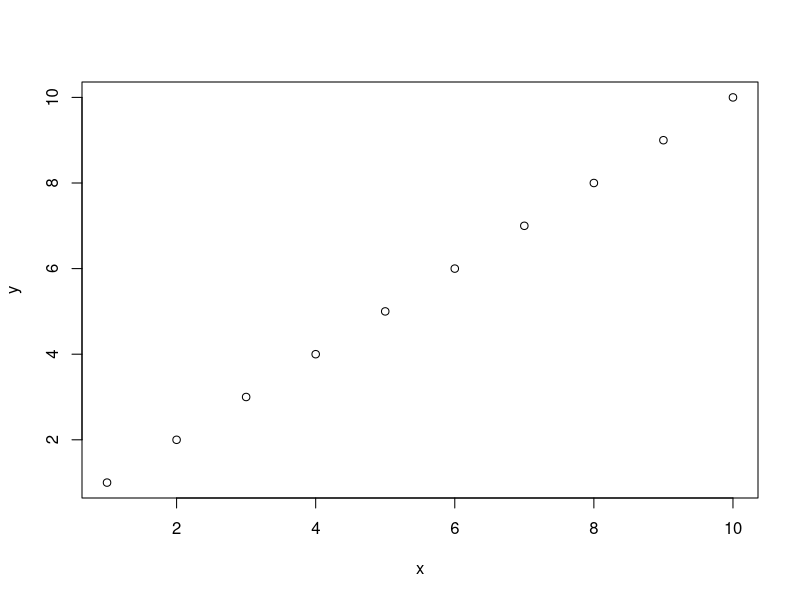
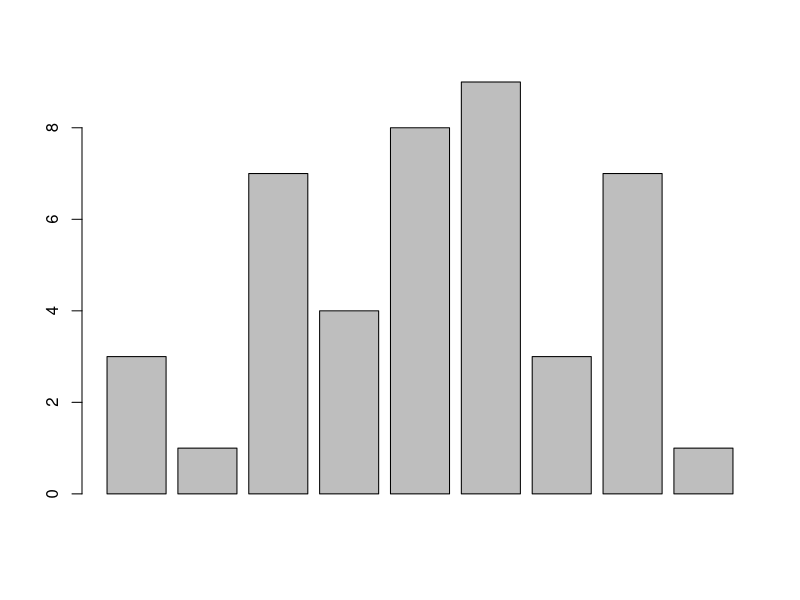
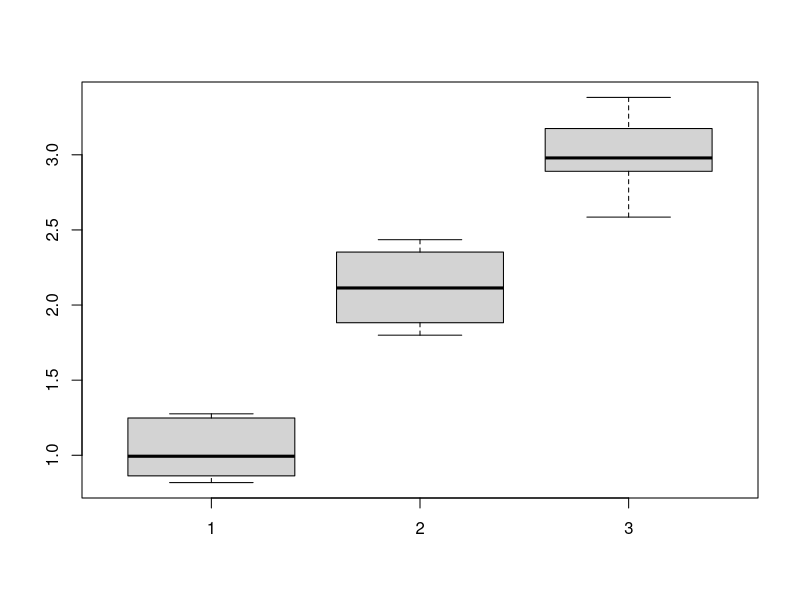
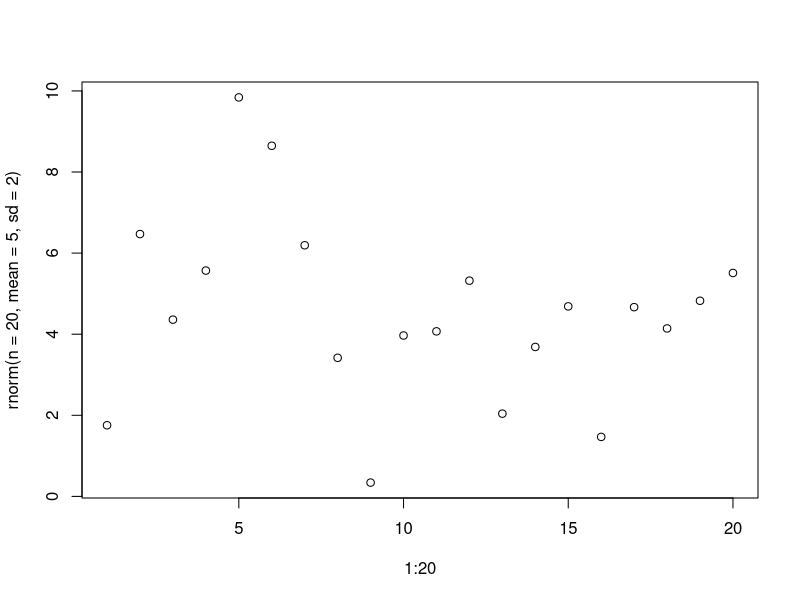
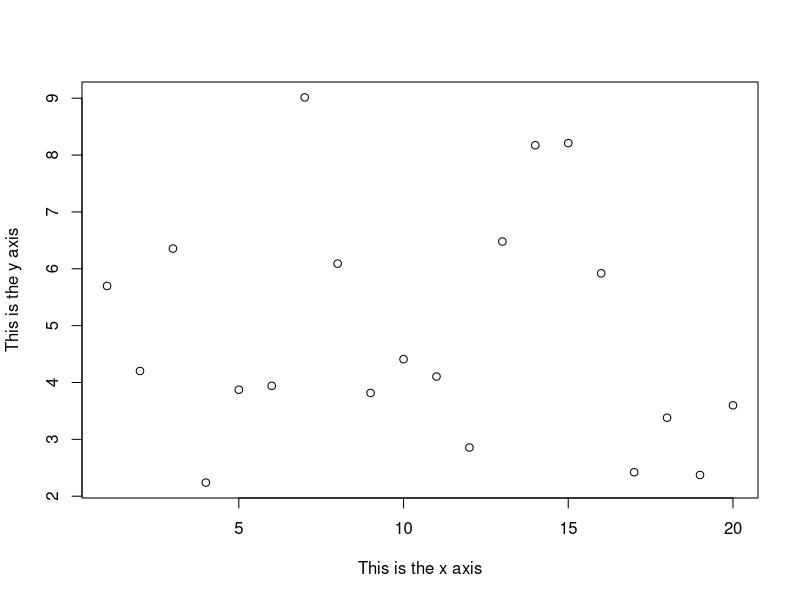
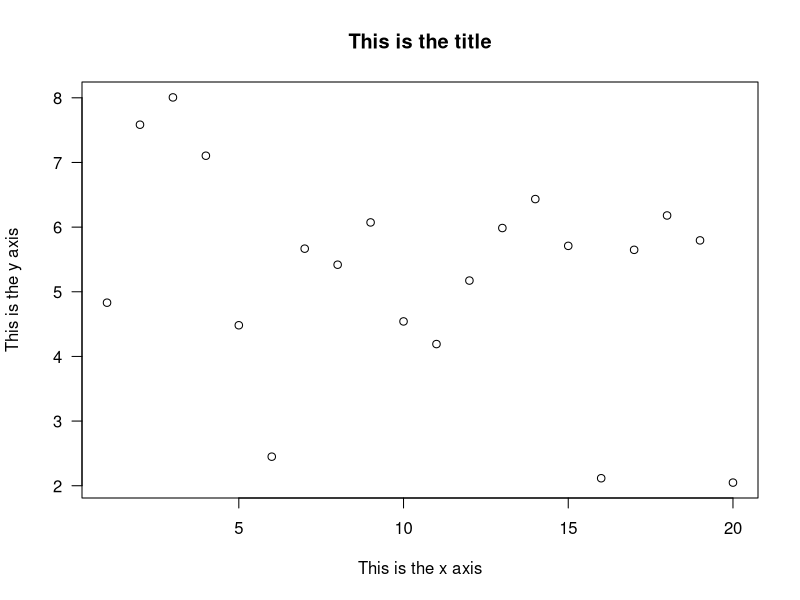
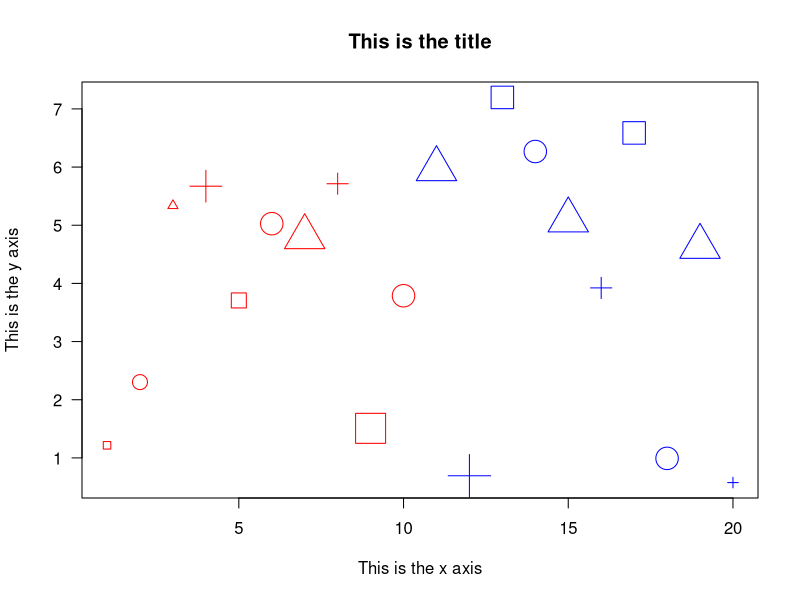
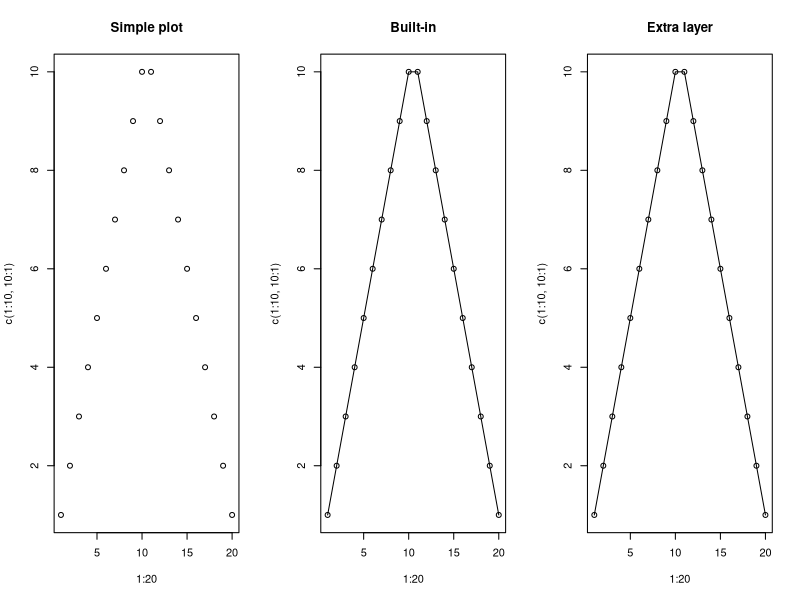

R code for these plots, in order:
## ---- chunk 1
knitr::opts_chunk$set(echo = TRUE)
## ---- chunk 2
x <- 1:10
y <- 1:10
plot(x, y)
## ---- chunk 3
y <- c(3,1,7,4,8,9,3,7,1)
barplot(y)
## ---- chunk 4
nums <- rep(1:3, each=10)+rnorm(30, mean = 0, sd = 0.2)
print(nums)
mat <- matrix(nums, ncol = 3, byrow = F)
print(mat)
boxplot(mat)
## ---- chunk 5
plot(x = 1:20, y=rnorm(n = 20, mean = 5, sd = 2))
## ---- chunk 6
plot(x = 1:20, y=rnorm(n = 20, mean = 5, sd = 2),
     xlab = "This is the x axis", ylab = "This is the y axis")
## ---- chunk 7
plot(x = 1:20, y=rnorm(n = 20, mean = 5, sd = 2),
     xlab = "This is the x axis", ylab = "This is the y axis",
     main = "This is the title", las=1) #las can be 1, 2, 3, or 4 - experiment!
## ---- chunk 8
pointcolors <- rep(c("red", "blue"), each=10)
pointcolors
pointshapes <- rep(0:3, length.out=20)
pointshapes
pointsizes <- sample(c(1:4), 20, replace = T)
pointsizes

plot(x = 1:20, y=rnorm(n = 20, mean = 5, sd = 2),
     xlab = "This is the x axis", ylab = "This is the y axis",
     main = "This is the title", las=1, #las can be 1, 2, 3, or 4 - experiment!
     col = pointcolors, pch=pointshapes, cex = pointsizes)
## ---- chunk 9
par(mfrow=c(1,3)) #Lets us display 3 graphs at the same time

plot(1:20, c(1:10, 10:1), main = "Simple plot")
plot(1:20, c(1:10, 10:1), main = "Built-in",
     type = "o") #type = "overlay" lines and points
plot(1:20, c(1:10, 10:1), main = "Extra layer")
lines(1:20, c(1:10, 10:1))

par(mfrow=c(1,1))
## ---- chunk 10
par(mfrow=c(1,2))

plot(x = 1:10, y = 1:10)

plot(x = 1:10, y = 1:10)
points(x = 1, y = 10) #Add a point at 1, 10
lines(c(10, 10)) #Draw a line from 1,10 to 2,10

par(mfrow=c(1,1))
## ---- chunk 11
par(mar=c(3,3,3,3))
num=0 ; num1=0
plot(0,0 , xlim=c(0,21) , ylim=c(0.5,6.5), col="white" , yaxt="n" , ylab="" , xlab="")
 
#fill the graph
for (i in seq(1,20)){
  points(i,1 , pch=i , cex=3)
  points(i,2 , col=i , pch=16 , cex=3)
  points(i,3 , col="black" , pch=16 , cex=i*0.25)
  
  #lty
  if(i %in% c(seq(1,18,3))){
        num=num+1
    points(c(i,i+2), c(4,4) , col="black" , lty=num , type="l" , lwd=2)
        text(i+1.1 , 4.15 , num)
        }
  
  #type and lwd 
  if(i %in% c(seq(1,20,5))){
    num1=num1+1
    points(c(i,i+1,i+2,i+3), c(5,5,5,5) , col="black"  , type=c("p","l","b","o")[num1] , lwd=2)
    text(i+1.1 , 5.2 , c("p","l","b","o")[num1] )
    points(c(i,i+1,i+2,i+3), c(6,6,6,6) , col="black"  , type="l",  lwd=num1)
    text(i+1.1 , 6.2 , num1 )
 
    }
  }
 
#add axis
axis(2, at = c(1,2,3,4,5,6), labels = c("pch" , "col" , "cex" , "lty", "type" , "lwd" ), 
     tick = TRUE, col = "black", las = 1, cex.axis = 0.8)
## ---- chunk 12
par(mfrow=c(2,3))

plot(1:10)
plot(1:10, axes = F, main = "No axes")
plot(1:10, xaxt="n", main = "No x axis") 
plot(1:10, main = "Standard, but created \nvia separate layer")
axis(side = 1, at = 1:10, labels = 1:10, tick = T, line = 0)

plot(1:10, main = "Colors and shapes", axes = F)
axis(side = 1, font = 2, col = "blue", cex.axis=4)
axis(side = 2, font = 3, col = "red")

plot(1:10, bty="7", main = "Box types")
## ---- chunk 13
LOBdata <- read.csv("LOBsetPos.csv")

#Which columns are the data in?
datacols <- 12:29
compoundcol <- 43
speciescol <- 37
classcol <- 36
rtcol <- 5
mzcol <- 2

simpleLOBdata <- LOBdata[,c(36, 37, 43, 5, 2, 12:29)]
names(simpleLOBdata) <- c("Lipid_Class", "Lipid_Species", "Lipid_Compound", "Retention_time", "M/Z ratio",
                          paste("Sample", 1:18))

justSamples <- simpleLOBdata[,6:23]
## ---- chunk 14
par(mar=c(5.1, 10.1, 2.1, 2.1))
tJustSamples <- log10(t(head(justSamples, 100)))
colnames(tJustSamples) <- simpleLOBdata$Lipid_Compound[1:100]
boxplot(tJustSamples, main = "What do the first 100 rows look like?",
        xlab = "Log base 10 of the intensity values", ylab="",
        horizontal=T, xlim=c(100,0), las=1, outcol="red", col="grey90")


